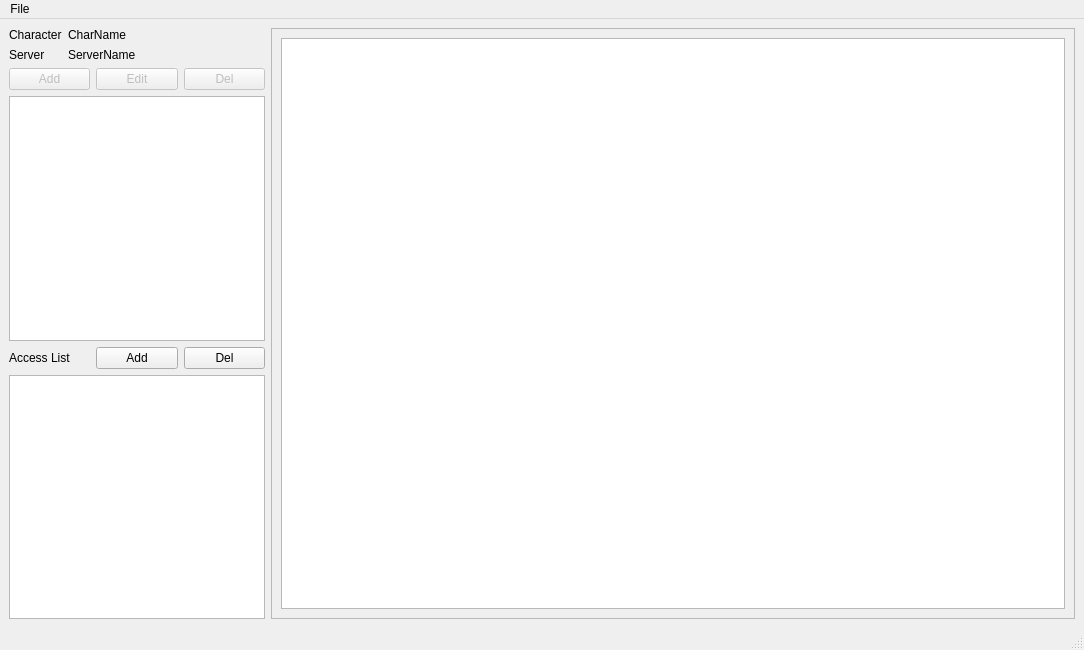
<?xml version="1.0" encoding="UTF-8"?>
<ui version="4.0">
 <class>MainWindow</class>
 <widget class="QMainWindow" name="MainWindow">
  <property name="geometry">
   <rect>
    <x>0</x>
    <y>0</y>
    <width>1084</width>
    <height>650</height>
   </rect>
  </property>
  <property name="windowTitle">
   <string>BuffBot</string>
  </property>
  <widget class="QWidget" name="centralwidget">
   <layout class="QVBoxLayout" name="verticalLayout">
    <item>
     <layout class="QGridLayout" name="gridLayout">
      <item row="0" column="0">
       <layout class="QFormLayout" name="character_details">
        <item row="0" column="0">
         <widget class="QLabel" name="character_name_label">
          <property name="text">
           <string>Character</string>
          </property>
         </widget>
        </item>
        <item row="0" column="1">
         <widget class="QLabel" name="character_name">
          <property name="text">
           <string>CharName</string>
          </property>
         </widget>
        </item>
        <item row="1" column="0">
         <widget class="QLabel" name="character_server_label">
          <property name="text">
           <string>Server</string>
          </property>
         </widget>
        </item>
        <item row="1" column="1">
         <widget class="QLabel" name="character_server">
          <property name="text">
           <string>ServerName</string>
          </property>
         </widget>
        </item>
       </layout>
      </item>
      <item row="0" column="1" rowspan="3">
       <widget class="QScrollArea" name="scrollArea">
        <property name="widgetResizable">
         <bool>true</bool>
        </property>
        <widget class="QWidget" name="scrollAreaWidgetContents">
         <property name="geometry">
          <rect>
           <x>0</x>
           <y>0</y>
           <width>778</width>
           <height>579</height>
          </rect>
         </property>
         <layout class="QGridLayout" name="gridLayout_4">
          <item row="0" column="0">
           <widget class="QTableWidget" name="tableWidget_2"/>
          </item>
         </layout>
        </widget>
       </widget>
      </item>
      <item row="1" column="0">
       <layout class="QGridLayout" name="gridLayout_2">
        <item row="0" column="0">
         <widget class="QPushButton" name="addSpellButton">
          <property name="enabled">
           <bool>false</bool>
          </property>
          <property name="text">
           <string>Add</string>
          </property>
         </widget>
        </item>
        <item row="0" column="2">
         <widget class="QPushButton" name="deleteSpellButton">
          <property name="enabled">
           <bool>false</bool>
          </property>
          <property name="text">
           <string>Del</string>
          </property>
         </widget>
        </item>
        <item row="0" column="1">
         <widget class="QPushButton" name="editSpellButton">
          <property name="enabled">
           <bool>false</bool>
          </property>
          <property name="text">
           <string>Edit</string>
          </property>
         </widget>
        </item>
        <item row="1" column="0" colspan="3">
         <widget class="QListView" name="spellList"/>
        </item>
       </layout>
      </item>
      <item row="2" column="0">
       <layout class="QGridLayout" name="gridLayout_3">
        <item row="1" column="0" colspan="3">
         <widget class="QListWidget" name="listWidget"/>
        </item>
        <item row="0" column="2">
         <widget class="QPushButton" name="pushButton_2">
          <property name="text">
           <string>Del</string>
          </property>
         </widget>
        </item>
        <item row="0" column="0">
         <widget class="QLabel" name="label_5">
          <property name="text">
           <string>Access List</string>
          </property>
         </widget>
        </item>
        <item row="0" column="1">
         <widget class="QPushButton" name="pushButton">
          <property name="text">
           <string>Add</string>
          </property>
         </widget>
        </item>
       </layout>
      </item>
     </layout>
    </item>
   </layout>
  </widget>
  <widget class="QMenuBar" name="menubar">
   <property name="geometry">
    <rect>
     <x>0</x>
     <y>0</y>
     <width>1084</width>
     <height>22</height>
    </rect>
   </property>
   <widget class="QMenu" name="menuFile">
    <property name="title">
     <string>File</string>
    </property>
    <addaction name="action_Open"/>
   </widget>
   <addaction name="menuFile"/>
  </widget>
  <widget class="QStatusBar" name="statusbar"/>
  <action name="actionOpen_Log_File">
   <property name="text">
    <string>Open Log File</string>
   </property>
  </action>
  <action name="action_Open">
   <property name="text">
    <string>&amp;Open</string>
   </property>
  </action>
  <action name="actionsdf">
   <property name="text">
    <string>sdf</string>
   </property>
  </action>
  <action name="actionQuit">
   <property name="text">
    <string>Quit</string>
   </property>
  </action>
  <action name="actionsdf_2">
   <property name="text">
    <string>sdf</string>
   </property>
  </action>
 </widget>
 <resources/>
 <connections/>
</ui>
